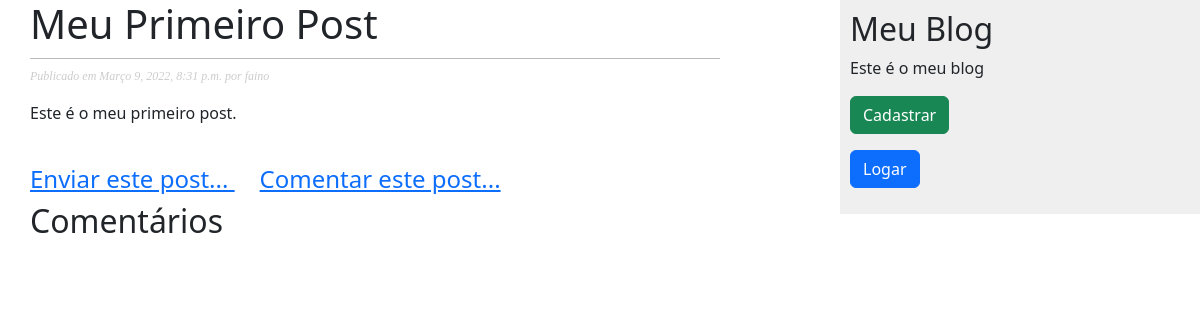
Page /2022/3/10/meu-primeiro-post/ on the earlier database version.
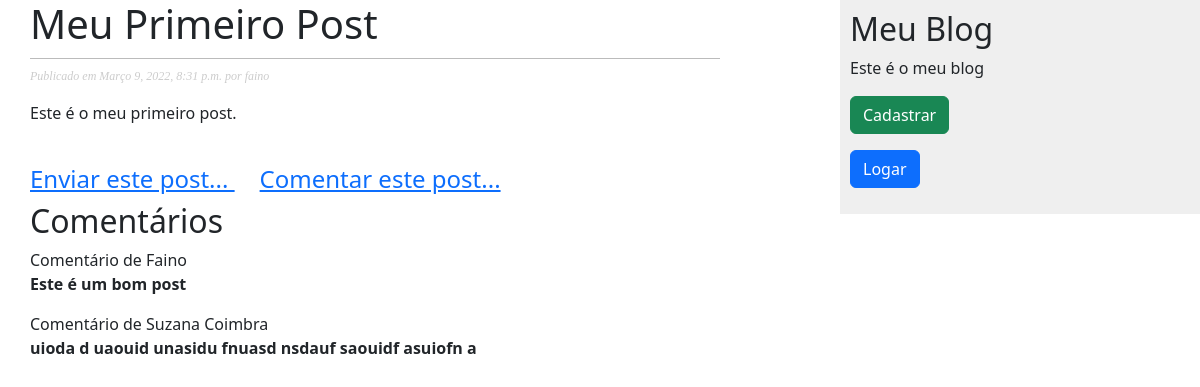
Same page on the later database version.
### meublog/models.py (models this page shows, shortened)
class Post(models.Model):
    STATUS_CHOICES = (
        ('rascunho', 'Rascunho'),
        ('publicado', 'Publicado')
    )
    objects = models.Manager()
    publicados = PublicadosManager()
    titulo = models.CharField(max_length=250)
    slug = models.SlugField(max_length=100)
    corpo = models.TextField()
    autor = models.ForeignKey(User, on_delete=models.CASCADE, related_name='meublog_posts')
    publicado = models.DateTimeField(default=timezone.now)
    criado = models.DateTimeField(auto_now_add=True)
    status = models.CharField(max_length=9, choices=STATUS_CHOICES, default='rascunho')
    class Meta:
        ordering = ('-publicado',)
        verbose_name = "Post"
        verbose_name_plural = "Posts"

class Comentario(models.Model):
    nome = models.CharField(max_length=50)
    email = models.EmailField()
    corpo = models.TextField()
    criado = models.DateTimeField(auto_now_add=True)
    atualizado = models.DateTimeField(auto_now=True)
    ativo = models.BooleanField(default=False)
    post = models.ForeignKey(Post, on_delete=models.CASCADE)
    class Meta:
        verbose_name = "Comentário"
        verbose_name_plural = "Comentários"

### meublog/views.py (the view)
class DetalharPostView(DetailView):
    template_name = "meublog/post/detalharpost.html"
    model = Post
    def _get_coments(self, id_post):
        try:
            return Comentario.objects.filter(post_id=id_post,
                                             ativo=True)
        except Comentario.DoesNotExist:
            raise Exception
    def get_context_data(self, **kwargs):
        context = super(DetalharPostView, self).get_context_data(**kwargs)
        context['coments'] = self._get_coments(self.object.id)
        return context

### meublog/templates/meublog/post/detalharpost.html (shortened to what this page needs)
{% extends 'meublog/base.html' %}
{% block conteudo %}
    <h1>{{ post.titulo }}</h1>
    <p class="date">
        Publicado em {{ post.publicado }} por {{ post.autor }}
    </p>
    <p>
        {{ post.corpo|linebreaks }}
    </p>
    <br>
    <h4>
        <a href="{% url 'meublog:enviarpost' post.id %}">
            Enviar este post...
        </a> &nbsp;&nbsp;&nbsp;
        <a href="{% url 'meublog:comentar_post' post.id %}">
            Comentar este post...
        </a>
    </h4>
    <h2>Comentários</h2>
    {% for c in coments %}
        <p>Comentário de {{ c.nome }}<br>
            <b>{{ c.corpo }}</b>
        </p>
    {% endfor %}
{% endblock %}

### meublog/templates/meublog/base.html (shortened to what this page needs)
{% load static %}
<!DOCTYPE html>
<html lang="pt-br">
<head>
    <link href="{% static 'meublog.css' %}" rel="stylesheet">
    <link href="https://cdn.jsdelivr.net/npm/bootstrap@5.2.0-beta1/dist/css/bootstrap.min.css" rel="stylesheet">
</head>
<body>
    <div id="content">
        {% block conteudo %}
        {% endblock %}
    </div>
    <div id="sidebar">
        <h2>Meu Blog</h2>
        <p>Este é o meu blog</p>
        {% if user.is_anonymous %}
            <p><a href="{% url 'meublog:cadastrouser' %}"
                  class="btn btn-success">
                Cadastrar
                </a>
            </p>
            <p><a href="{% url 'meublog:loginuser' %}"
                  class="btn btn-primary">
                Logar
                </a>
            </p>
        {% else %}
            <p>Olá {{ user.username }}</p>
            <p><a href="{% url 'meublog:logoutuser' %}"
                  class="btn btn-danger">Sair</a>
            </p>
        {% endif %}
    </div>
</body>
</html>

### meublog/static/meublog.css (style rules this page uses)
body { margin:0; padding:0; font-family:helvetica, sans-serif; }
a { color:#00abff; text-decoration:none; }
h1 { font-weight:normal; border-bottom:1px solid #bbb; padding:0 0 10px 0; }
h2 { font-weight:normal; margin:30px 0 0; }
#content { float:left; width:60%; padding:0 0 0 30px; }
#sidebar { float:right; width:30%; padding:10px; background:#efefef; height:100%; }
p.date { color:#ccc; font-family: georgia, serif; font-size: 12px; font-style: italic; }

Differences in the rows shown:
added Comentario: nome "Faino", corpo "Este é um bom post"
added Comentario: nome "Suzana Coimbra", corpo "uioda d uaouid unasidu fnuasd nsdauf saouidf asuiofn a"
